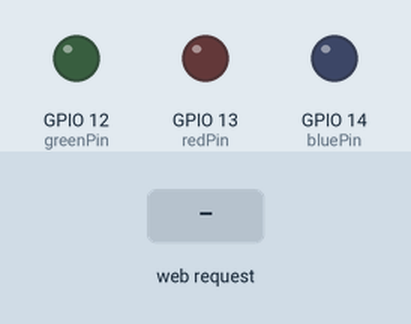
The sketch below on a simulated ESP32. Parts: output pins drawn as LEDs (lit = HIGH). Inputs (shaded band) come from the test bench. WiFi joins after 1.5 s; servers stay silent unless stated; what the sketch prints to the serial monitor is not drawn.

Above: at 2.7 s.
2.8 s: HTTP request GET /g/s received
At 3.5 s:
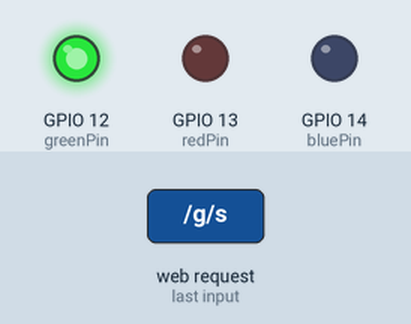
4.3 s: HTTP request GET /b/s received
At 4.7 s:
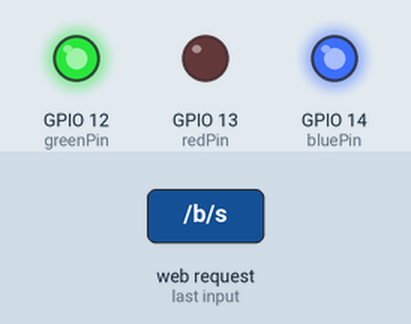
5.8 s: HTTP request GET /g/n received
At 7.0 s:
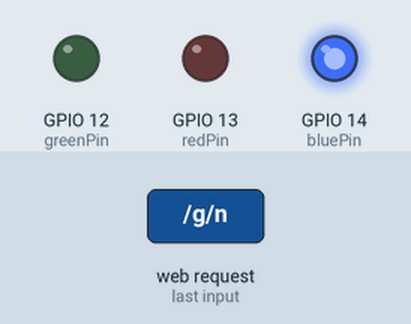
7.3 s: HTTP request GET /r/s received
At 8.1 s:
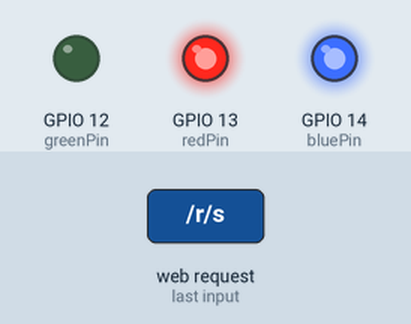
8.8 s: HTTP request GET /b/n received
At 9.3 s:
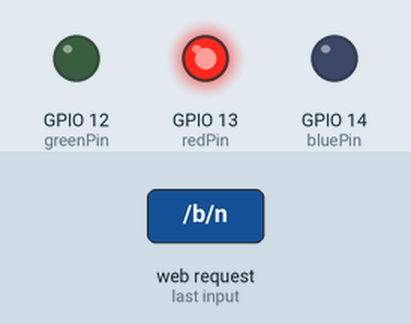
10.3 s: HTTP request GET /g/s received
At 11.6 s:
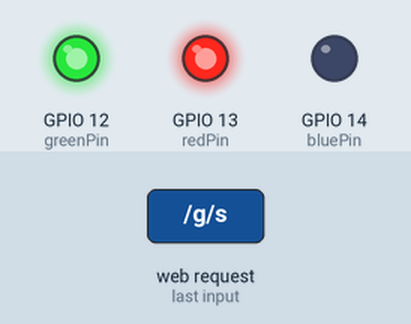
Timing chart, 0 to 12.8 s (numbered marks = the images above; inputs shaded):
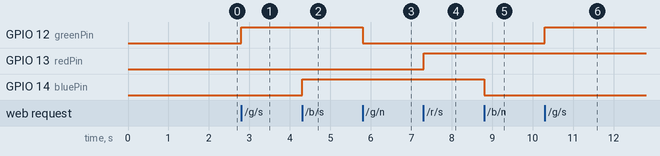

Measured:
- after the input at 2.8 s, GPIO 12 (greenPin): LOW → HIGH at once
- after the input at 4.3 s, GPIO 14 (bluePin): LOW → HIGH at once
- after the input at 5.8 s, GPIO 12 (greenPin): HIGH → LOW at once
- after the input at 7.3 s, GPIO 13 (redPin): LOW → HIGH at once
- after the input at 8.8 s, GPIO 14 (bluePin): HIGH → LOW at once
- after the input at 10.3 s, GPIO 12 (greenPin): LOW → HIGH at once

The sketch:

WebLed01.ino
```cpp
#include <WiFi.h>

// Replace with your network credentials
const char* ssid = "LUNA_2G";
const char* password = "lucianoeronaldo";

char c;

// Set web server port number to 80
WiFiServer server(80);

// Variable to store the HTTP request
String header;

// Auxiliar variables to store the current output state

const int redPin = 13;
String red = "off";//DECLARANDO AS VARIÁVEIS DA COR VERMELHA

const int greenPin = 12;
String green = "off";//DECLARANDO AS VARIÁVEIS DA COR VERDE

const int bluePin = 14;
String blue = "off";//DECLARANDO AS VARIÁVEIS DA COR AZUL

// Current time
unsigned long currentTime = millis();
// Previous time
unsigned long previousTime = 0;
// Define timeout time in milliseconds (example: 2000ms = 2s)
const long timeoutTime = 2000;

void setup() {
  Serial.begin(115200);
  // Initialize the output variables as outputs
  pinMode(greenPin, OUTPUT);
  pinMode(bluePin, OUTPUT);
  pinMode(redPin, OUTPUT);
  // Set outputs to LOW
  digitalWrite(greenPin, LOW);
  digitalWrite(bluePin, LOW);
  digitalWrite(redPin, LOW);

  // Connect to Wi-Fi network with SSID and password
  Serial.print("Connecting to ");
  Serial.println(ssid);
  WiFi.begin(ssid, password);
  while (WiFi.status() != WL_CONNECTED) {
    delay(500);
    Serial.print(".");
  }
  // Print local IP address and start web server
  Serial.println("");
  Serial.println("WiFi connected.");
  Serial.println("IP address: ");
  Serial.println(WiFi.localIP());
  server.begin();
}

void loop(){
  WiFiClient client = server.available();   // Listen for incoming clients

  if (client) {                             // If a new client connects,
    currentTime = millis();
    previousTime = currentTime;
    Serial.println("New Client.");          // print a message out in the serial port
    String currentLine = "";                // make a String to hold incoming data from the client
    while (client.connected() && currentTime - previousTime <= timeoutTime) {  // loop while the client's connected
      currentTime = millis();
      if (client.available()) {             // if there's bytes to read from the client,
        c = client.read();             // read a byte, then
        Serial.write(c);                    // print it out the serial monitor
        header += c;
        if (c == '\n') {                    // if the byte is a newline character
          // if the current line is blank, you got two newline characters in a row.
          // that's the end of the client HTTP request, so send a response:
          if (currentLine.length() == 0) {
            // HTTP headers always start with a response code (e.g. HTTP/1.1 200 OK)
            // and a content-type so the client knows what's coming, then a blank line:
            client.print("HTTP/1.1 200 OK");
            client.println("Content-type:text/html");
            client.println("Connection: close");
            client.println("Refresh: 1");
            client.println();

            // turns the GPIOs on and off
            if (header.indexOf("GET /g/s") >= 0) {
              Serial.println("Verde ligado");
              green = "on";
              digitalWrite(greenPin, HIGH);
            } else if (header.indexOf("GET /g/n") >= 0) {
              Serial.println("Verde desligado");
              green = "off";
              digitalWrite(greenPin, LOW);
            } else if (header.indexOf("GET /b/s") >= 0) {
              Serial.println("Azul ligado");
              blue = "on";
              digitalWrite(bluePin, HIGH);
            } else if (header.indexOf("GET /b/n") >= 0) {
              Serial.println("Azul delsigado");
              blue = "off";
              digitalWrite(bluePin, LOW);
            } else if (header.indexOf("GET /r/s") >= 0) {
              Serial.println("Vermelho ligado");
              red = "on";
              digitalWrite(redPin, HIGH);
            } else if (header.indexOf("GET /r/n") >= 0) {
              Serial.println("Vermelho desligado");
              red = "off";
              digitalWrite(redPin, LOW);
            }

            // Display the HTML web page

            client.println("<!DOCTYPE html><html>");
            client.println("<head><meta charset=\"UTF-8\"><title>ronaldo.com</title><meta name=\"viewport\" content=\"width=device-width, initial-scale=1\">");
            client.println("<link rel=\"icon\" href=\"data:,\">");
            // CSS to style the on/off buttons
            // Feel free to change the background-color and font-size attributes to fit your preferences
            client.println("<style>html {color:#eee; font-family: Helvetica; display: inline-block; margin: 0px auto; text-align: center; background-color: #333}");
            client.println("body{padding-top: 120px;};");
            client.println(".button {background-color: #4CAF50; border: none; color: white; padding: 16px 40px;border-radius: 5px; ");
            client.println("text-decoration: none; font-size: 30px; margin: 2px; cursor: pointer;}");
            client.println(".button2 {background-color: #555555;}");
            client.println("#verde{display:block; color: #0f0; border: 3px solid #0f0; padding: 8px 12px;width: fit-content; margin: 0 auto;}");
            client.println("#vermelho{display:block; color: #f00; border: 3px solid #f00; padding: 8px 12px;width: fit-content; margin: 0 auto;}");
            client.println("#azul{display:block; color: #00f; border: 3px solid #00f; padding: 8px 12px;width: fit-content; margin: 0 auto;}</style></head>");

            // Web Page Heading
            client.println("<body><h1>Ronald e joão.com</h1>");

            // Display current state, and ON/OFF buttons for GPIO 26
            client.println("<p id=\"verde\">VERDE - " + green + "</p>");
            if (green=="off") {
              client.println("<p><a href=\"/g/s\"><button class=\"button\">ON</button></a></p>");
            } else {
              client.println("<p><a href=\"/g/n\"><button class=\"button button2\">OFF</button></a></p>");
            }

            // Display current state, and ON/OFF buttons for GPIO 27
            client.println("<p id=\"azul\">AZUL - " + blue + "</p>");
            if (blue=="off") {
              client.println("<p><a href=\"/b/s\"><button class=\"button\">ON</button></a></p>");
            } else {
              client.println("<p><a href=\"/b/n\"><button class=\"button button2\">OFF</button></a></p>");
            }

            // Display current state, and ON/OFF buttons for GPIO 28
            client.println("<p id=\"vermelho\">VERMELHO - " + red + "</p>");
            if (red=="off") {
              client.println("<p><a href=\"/r/s\"><button class=\"button\">ON</button></a></p>");
            } else {
              client.println("<p><a href=\"/r/n\"><button class=\"button button2\">OFF</button></a></p>");
            }
            client.println("<h2><input type=\"color\"></h2>");
            client.println("</body></html>");

            // The HTTP response ends with another blank line
            client.println();
            // Break out of the while loop
            break;
          } else { // if you got a newline, then clear currentLine
            currentLine = "";
          }
        }
      }
    }
    // Clear the header variable
    header = "";
    // Close the connection
    client.stop();
    Serial.println("Client disconnected.");
    Serial.println("");
  }
}
```
